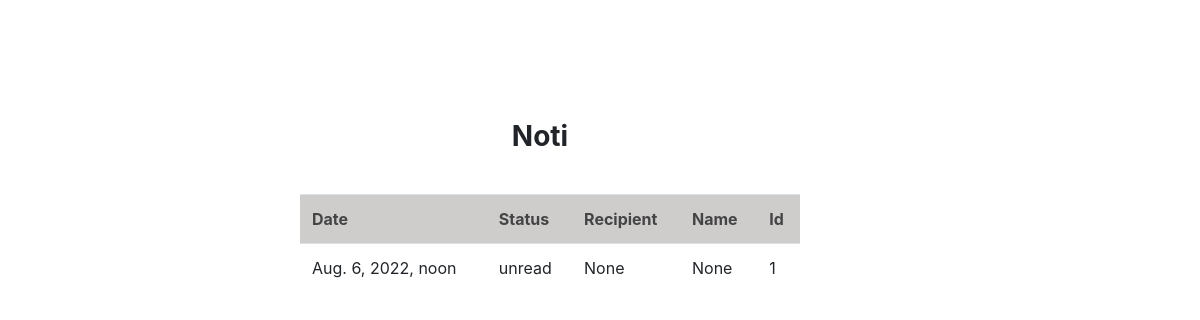
Before: /wallet/notifications/ with the older database file.
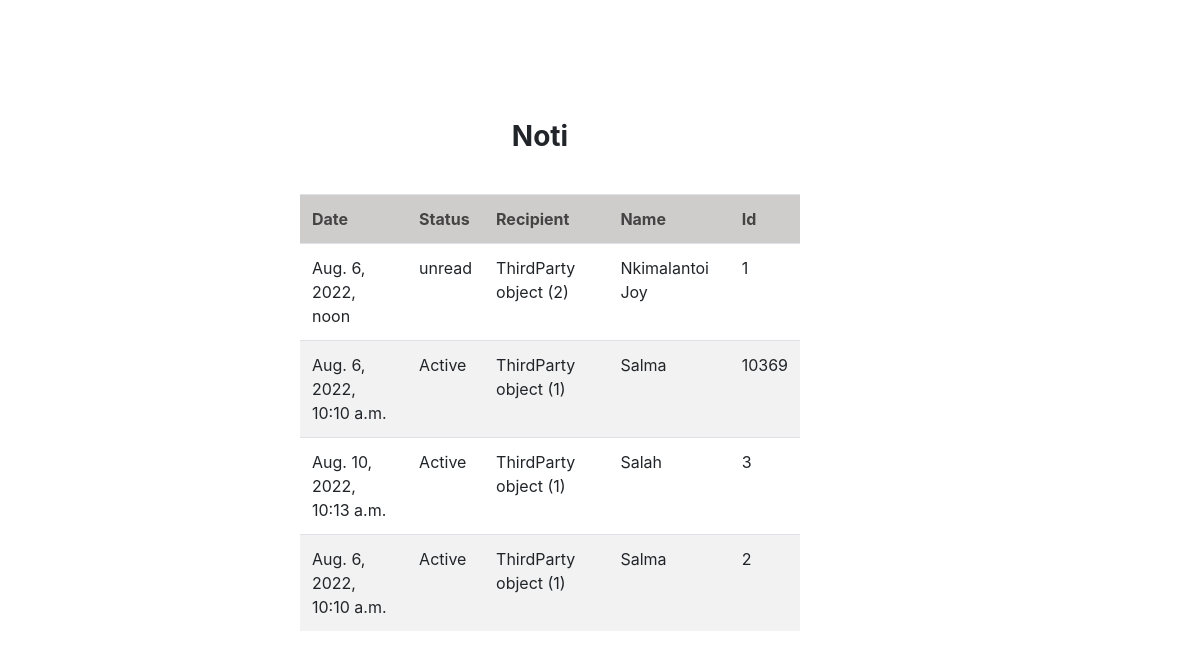
After: the same page with the newer database file.
### wallet/models.py (models this page shows)
class Notification(models.Model):
     date = models.DateTimeField()
     status = models.CharField(max_length=40,null=True)
     recipient = models.ForeignKey(ThirdParty, on_delete=models.CASCADE,null=True)
     name = models.CharField(max_length=15,null=True)
     id = models.PositiveSmallIntegerField(primary_key=True)

class ThirdParty(models.Model):
    name =  models.CharField(max_length=15,null=True)
    balance = models.IntegerField(null=True)
    transaction_cost = models. IntegerField(null=True)
    account = models.IntegerField(null=True)
    phone_number =models.IntegerField(null=True)

### wallet/views.py (the view)
# urls.py: path("notifications/", views.list_notification,name="notification_list"),
def list_notification(request):
    notifications=models.Notification.objects.all()
    return render(request,"wallet/notification_list.html",{"notifications":notifications})

### wallet/templates/wallet/notification_list.html (shortened to what this page needs)
<!doctype html>
<html lang="en">
  <head>
    <link rel="stylesheet" href="https://cdn.jsdelivr.net/npm/bootstrap@4.3.1/dist/css/bootstrap.min.css">
  </head>
  <body>
    <h3>Noti</h3>
    <table class="table table-striped table-hover" style="width: 500px;">
            <th>Date</th>
            <th>Status</th>
            <th>Recipient</th>
            <th>Name</th>
            <th>Id</th>
        {% for notification in notifications %}
        <tr>
            <td>{{ notification.date }}</td>
            <td>{{ notification.status }}</td>
            <td>{{ notification.recipient }}</td>
            <td>{{ notification.name }}</td>
            <td>{{ notification.id }}</td>
        </tr>
    {%endfor%}
    </table>
  </body>
</html>

### wallet/templates/wallet/notification_list.html (style rules this page uses)
table { margin-top: 40px; margin-left: 300px; margin-right: 120px; }
h3 { text-align: center; font-weight: bold; padding-top:120px ; padding-right: 120px; }
th { background-color: rgb(207, 204, 204); color: rgb(68, 68, 68); }

Changed rows visible on the page:
changed Notification "unread": recipient "None" → "ThirdParty object (2)"; name "None" → "Nkimalantoi Joy"
added Notification: date "Aug. 6, 2022, 10:10 a.m.", status "Active", recipient "ThirdParty object (1)", name "Salma", id "10369"
added Notification: date "Aug. 10, 2022, 10:13 a.m.", status "Active", recipient "ThirdParty object (1)", name "Salah", id "3"
added Notification: date "Aug. 6, 2022, 10:10 a.m.", status "Active", recipient "ThirdParty object (1)", name "Salma", id "2"
